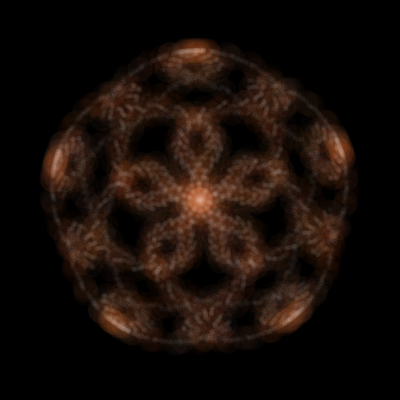
Frame 1 (no input)
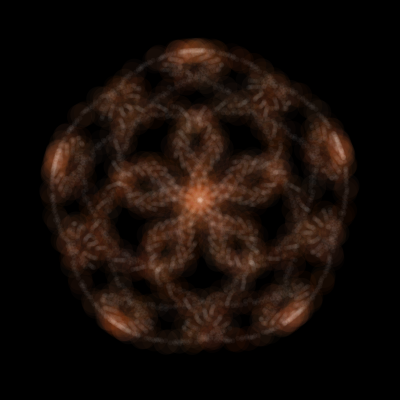
Frame 60 (the mouse pressed at the canvas centre just before this capture)
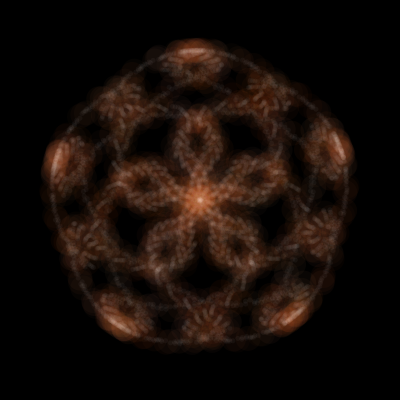
Frame 120 (the mouse held since frame 60 and released just before this capture)

The Processing sketch that drew these frames (run headless with seeded random() and noise(); from frame 60 on, the mouse is pressed at the canvas centre):

// Processing sketch: processing_185832
// ── processing_185832.pde

float a;
float b;
float c;
float d;
int num = 5000;
float x;
float y;
float r1 = 0;//266549;//0;
float t1 = 0.2;
float r2 = 0;//1320000;//0;
float t2 = 1;
float h2 = 0.5;
float r3 = 0;//133274;//0;
float t3 = 0.1;
float h3 = 0.2;

float r1_goal = r1 + t1;// * num;
float r2_goal = r2 + t2;// * num;
float r3_goal = r3 + t3;// * num;

float R;
float theta = 0;

void setup() {
  size(400, 400);
  colorMode(HSB, 360, 100, 100);
  background(0);
  smooth();

  //noLoop();
}

void draw() {
  background(0);

  pushMatrix();
  translate(width/2, height/2);
  rotate(radians(90));
  noStroke();
  for (int i = 0;i <= num;i += 1) {
    b = sin(r2);
    a = b * h2 * 1.5; 
    c = (sin(r2*3)+sin(r2*5))/ 2 ;
    x = 200 * a * sin(r1 * 3 + c );
    y = 200 * a * cos(r1 * 3 + c );

    r1 += t1;
    r2 += t2;
    r3 += t3;

    if (i % 5 == 0) {
      R = 25;
      fill(20, random(50, 100), random(50, 100), 10);
    }
    else {
      R = 5;
      fill(360, 10);
    }
    ellipse(x, y, R, R);
  }

  r1 = r1_goal;
  r2 = r2_goal;
  r3 = r3_goal;

  popMatrix();
}
